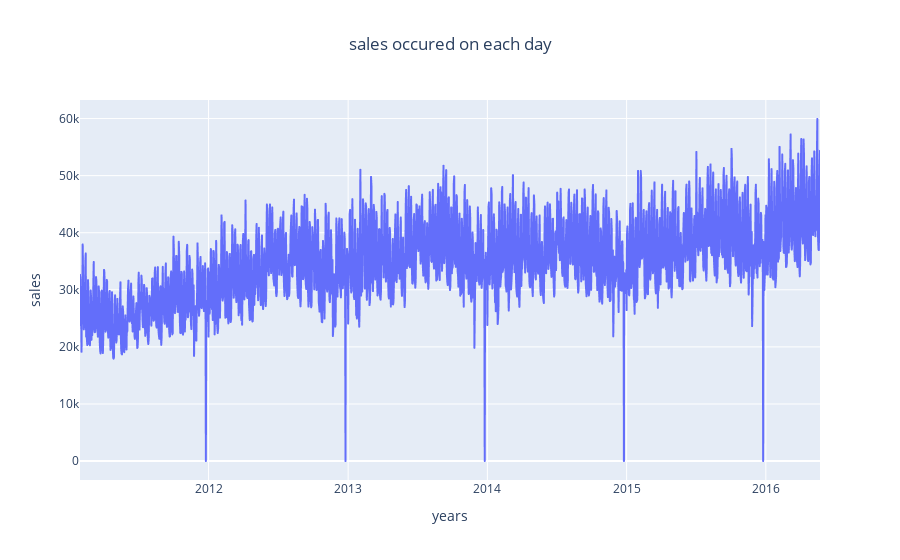

Notebook code cell kept with this figure:
### Code cell
days=data.columns[6:]
each_day_sale=data[days].sum().values
print(each_day_sale)

fig=px.line(x=calander['date'][:1941],y=each_day_sale,title='sales occured on each day',labels={'x':'years','y':'sales'})
fig.update_layout(title_x=.5)
fig.show()

### Figure 1 — Plotly figure (JSON) as saved in the notebook; plotly's stock layout.template omitted (floating-point values rounded to 4 significant figures; data arrays with more than 128 entries replaced by an {"elided": "..."} marker saying what was removed)
{"data": [{"hovertemplate": "years=%{x}<br>sales=%{y}<extra></extra>", "legendgroup": "", "line": {"color": "#636efa", "dash": "solid"}, "marker": {"symbol": "circle"}, "mode": "lines", "name": "", "showlegend": false, "type": "scattergl", "x": {"elided": "1941 str values"}, "xaxis": "x", "y": {"elided": "1941 int values"}, "yaxis": "y"}], "layout": {"legend": {"tracegroupgap": 0}, "title": {"text": "sales occured on each day", "x": 0.5}, "xaxis": {"anchor": "y", "domain": [0, 1], "title": {"text": "years"}}, "yaxis": {"anchor": "x", "domain": [0, 1], "title": {"text": "sales"}}}}
